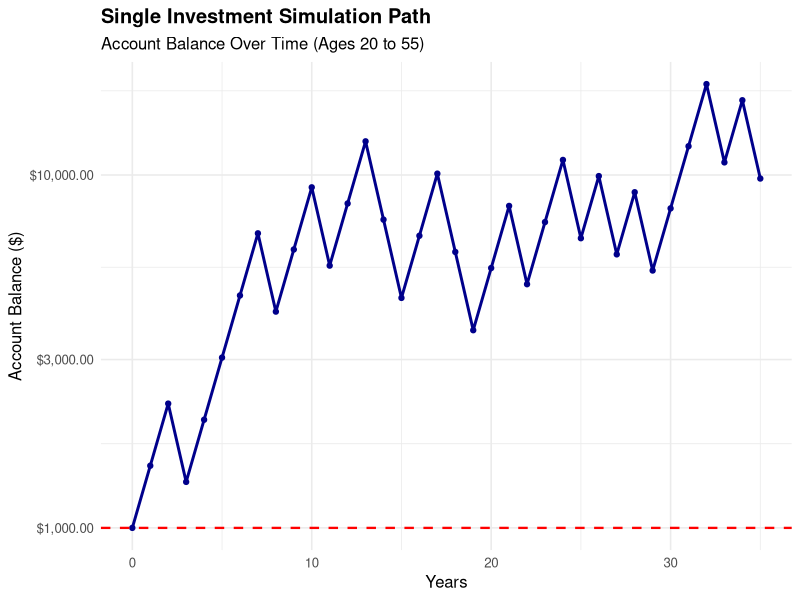
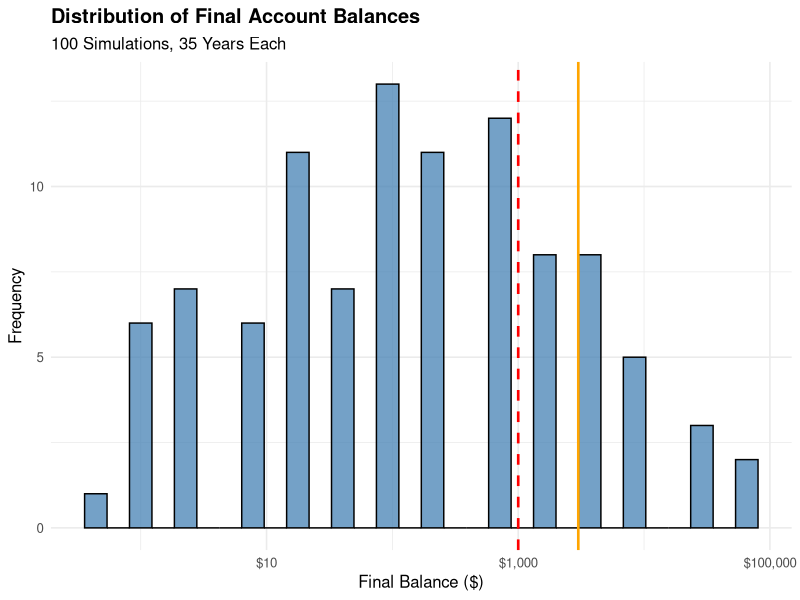
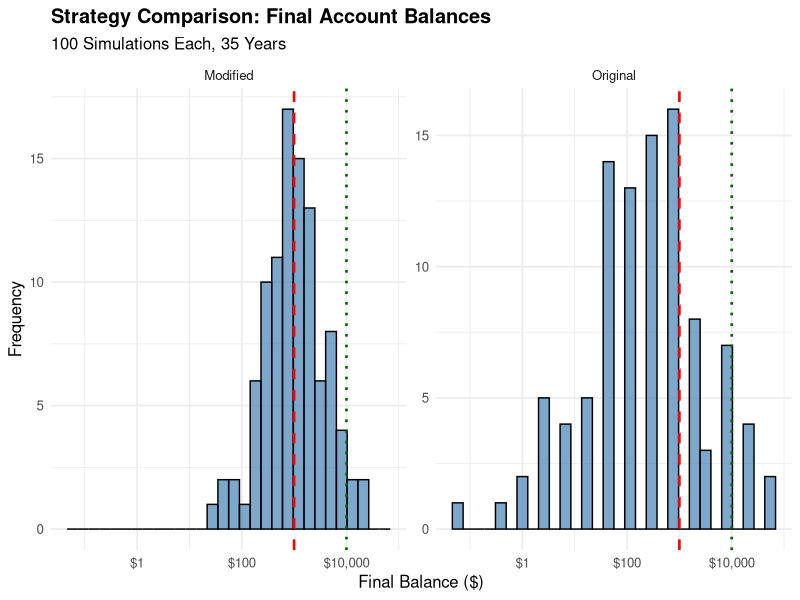

Reproduce these figures in R, in order.
## ---- chunk 1
#| label: single-simulation-plot-r
#| fig-cap: Single simulation showing account balance over time (R)
#| echo: false
#| include: true
#| eval: true

suppressPackageStartupMessages(library(tidyverse))
suppressPackageStartupMessages(library(ggplot2))

set.seed(42)

initial_balance <- 1000
n_periods <- 35

simulate_investment_path <- function(initial, periods) {
  balance <- initial
  path <- numeric(length = periods + 1)
  path[1] <- initial
  for (i in 1:periods) {
    coin_flip <- rbinom(1, 1, 0.5)
    if (coin_flip == 1) {
      balance <- balance * 1.5
    } else {
      balance <- balance * 0.6
    }
    path[i + 1] <- balance
  }
  path
}

time_series_data <- tibble(
  year = 0:n_periods,
  balance = simulate_investment_path(initial_balance, n_periods)
)

ggplot(time_series_data, aes(x = year, y = balance)) +
  geom_line(color = "darkblue", linewidth = 1) +
  geom_point(color = "darkblue", size = 1.5) +
  geom_hline(yintercept = initial_balance, linetype = "dashed", color = "red", linewidth = 0.8) +
  scale_y_log10(labels = scales::dollar_format()) +
  labs(
    title = "Single Investment Simulation Path",
    subtitle = "Account Balance Over Time (Ages 20 to 55)",
    x = "Years",
    y = "Account Balance ($)"
  ) +
  theme_minimal(base_size = 12) +
  theme(plot.title = element_text(face = "bold"))

tail_value <- tail(time_series_data$balance, 1)
cat(sprintf("Final balance: $%s\n", scales::comma(round(tail_value, 2))))
cat(sprintf("Return: %.1f%%\n", (tail_value / initial_balance - 1) * 100))
## ---- chunk 2
#| label: multiple-simulations-plot-r
#| fig-cap: Distribution of final account balances from 100 simulations (R)
#| echo: false
#| include: true
#| eval: true

suppressPackageStartupMessages(library(tidyverse))
suppressPackageStartupMessages(library(ggplot2))

set.seed(123)

initial_balance <- 1000
n_periods <- 35
n_sims <- 100

simulate_final_balance <- function(initial, periods) {
  balance <- initial
  for (i in 1:periods) {
    coin_flip <- rbinom(1, 1, 0.5)
    if (coin_flip == 1) {
      balance <- balance * 1.5
    } else {
      balance <- balance * 0.6
    }
  }
  balance
}

final_balances <- replicate(n_sims, simulate_final_balance(initial_balance, n_periods))

distribution_data <- tibble(
  sim_num = 1:n_sims,
  final_balance = final_balances
)

ggplot(distribution_data, aes(x = final_balance)) +
  geom_histogram(bins = 30, fill = "steelblue", alpha = 0.75, color = "black") +
  geom_vline(xintercept = initial_balance, color = "red", linetype = "dashed", linewidth = 0.9) +
  geom_vline(xintercept = mean(distribution_data$final_balance), color = "orange", linewidth = 0.9) +
  scale_x_log10(labels = scales::dollar_format()) +
  labs(
    title = "Distribution of Final Account Balances",
    subtitle = "100 Simulations, 35 Years Each",
    x = "Final Balance ($)",
    y = "Frequency"
  ) +
  theme_minimal(base_size = 12) +
  theme(plot.title = element_text(face = "bold"))

mean_balance <- mean(distribution_data$final_balance)
median_balance <- median(distribution_data$final_balance)
prob_above_initial <- mean(distribution_data$final_balance > initial_balance)
prob_above_10000 <- mean(distribution_data$final_balance > 10000)

cat(sprintf("Mean final balance: $%s\n", scales::comma(round(mean_balance, 2))))
cat(sprintf("Median final balance: $%s\n", scales::comma(round(median_balance, 2))))
cat(sprintf("Probability above $1,000: %.1f%%\n", prob_above_initial * 100))
cat(sprintf("Probability above $10,000: %.1f%%\n", prob_above_10000 * 100))
## ---- chunk 3
#| label: strategy-comparison-plot-r
#| fig-cap: Comparison of original vs modified strategies (R)
#| echo: false
#| include: true
#| eval: true

suppressPackageStartupMessages(library(tidyverse))
suppressPackageStartupMessages(library(ggplot2))

set.seed(456)

initial_balance <- 1000
n_periods <- 35
n_sims <- 100

# Original strategy: bet entire account
simulate_original_strategy <- function(initial, periods) {
  balance <- initial
  for (i in 1:periods) {
    coin_flip <- rbinom(1, 1, 0.5)
    if (coin_flip == 1) {
      balance <- balance * 1.5
    } else {
      balance <- balance * 0.6
    }
  }
  balance
}

# Modified strategy: bet 50% of account each time
simulate_modified_strategy <- function(initial, periods) {
  balance <- initial
  for (i in 1:periods) {
    coin_flip <- rbinom(1, 1, 0.5)
    bet_amount <- balance * 0.5
    if (coin_flip == 1) {
      balance <- balance - bet_amount + (bet_amount * 1.5)
    } else {
      balance <- balance - bet_amount + (bet_amount * 0.6)
    }
  }
  balance
}

original_balances <- replicate(n_sims, simulate_original_strategy(initial_balance, n_periods))
modified_balances <- replicate(n_sims, simulate_modified_strategy(initial_balance, n_periods))

comparison_df <- tibble(
  strategy = rep(c("Original", "Modified"), each = n_sims),
  final_balance = c(original_balances, modified_balances)
)

library(scales)

ggplot(comparison_df, aes(x = final_balance)) +
  geom_histogram(bins = 30, fill = "steelblue", alpha = 0.7, color = "black") +
  geom_vline(xintercept = 1000, color = "red", linetype = "dashed", linewidth = 0.9) +
  geom_vline(xintercept = 10000, color = "darkgreen", linetype = "dotted", linewidth = 0.9) +
  scale_x_log10(labels = dollar_format()) +
  labs(
    title = "Strategy Comparison: Final Account Balances",
    subtitle = "100 Simulations Each, 35 Years",
    x = "Final Balance ($)",
    y = "Frequency"
  ) +
  facet_wrap(~ strategy, nrow = 1, scales = "free_y") +
  theme_minimal(base_size = 12) +
  theme(plot.title = element_text(face = "bold"))

orig_prob_above_1000 <- mean(original_balances > 1000)
orig_prob_above_10000 <- mean(original_balances > 10000)
mod_prob_above_1000 <- mean(modified_balances > 1000)
mod_prob_above_10000 <- mean(modified_balances > 10000)

cat("=== STRATEGY COMPARISON RESULTS (R) ===\n")
cat(sprintf("Original Strategy: P(> $1,000) = %.1f%%, P(> $10,000) = %.1f%%\n",
            orig_prob_above_1000 * 100, orig_prob_above_10000 * 100))
cat(sprintf("Modified Strategy: P(> $1,000) = %.1f%%, P(> $10,000) = %.1f%%\n",
            mod_prob_above_1000 * 100, mod_prob_above_10000 * 100))
